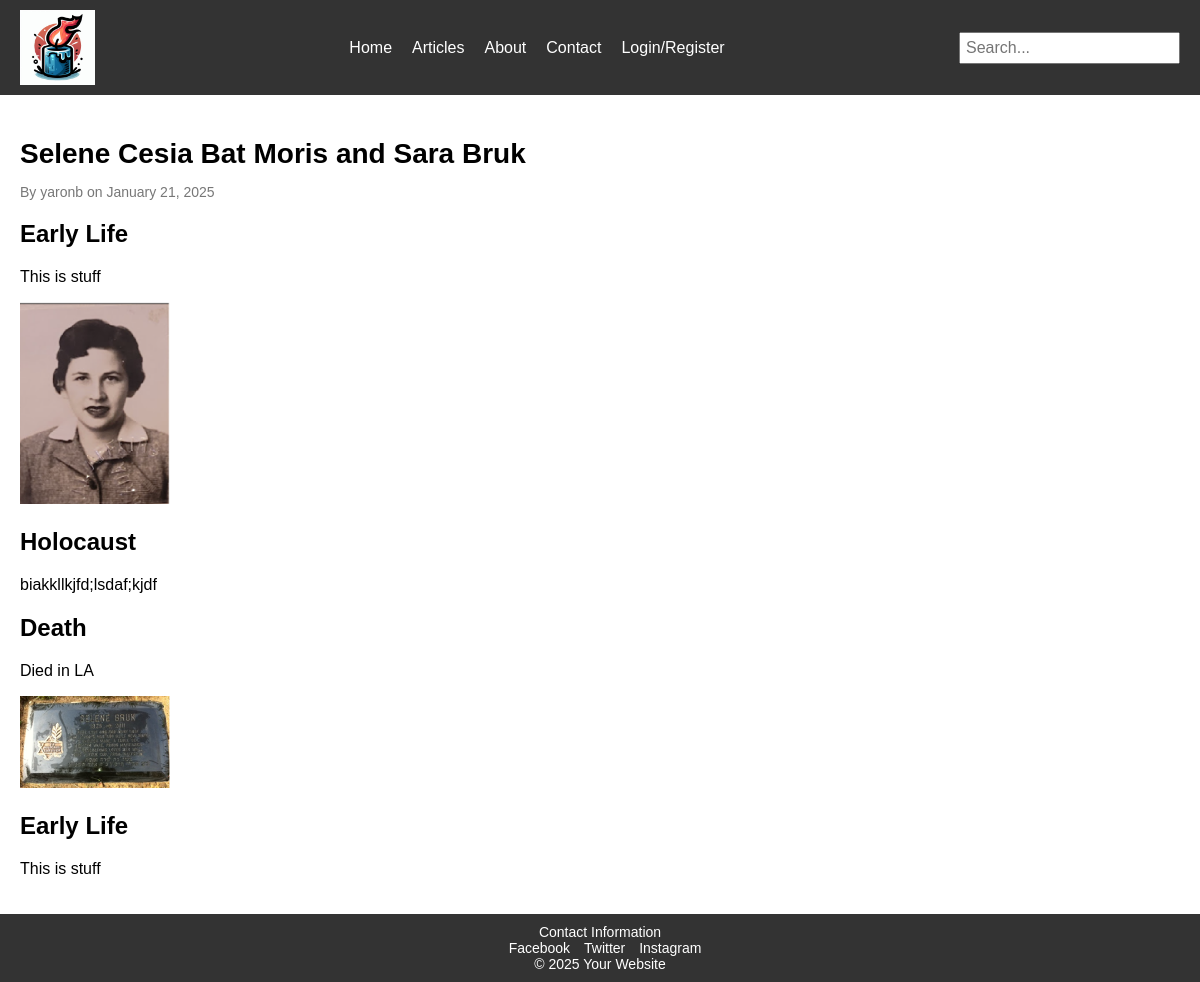
The app's page /article/1 with its own data.
### app/models.py (models this page shows, shortened)
class Post(db.Model):
    id = db.Column(db.Integer, primary_key=True)
    title = db.Column(db.String(140), nullable=False)
    publication_date = db.Column(db.DateTime, default=datetime.utcnow)
    user_id = db.Column(db.Integer, db.ForeignKey('user.id'), nullable=False)
    gregorian_death_date = db.Column(db.Date, nullable=False)
    hebrew_year = db.Column(db.Integer, nullable=False)
    hebrew_month = db.Column(db.Integer, nullable=False)
    hebrew_day = db.Column(db.Integer, nullable=False)
    family_id = db.Column(db.Integer, db.ForeignKey('family.id'), nullable=False)
    comments = db.relationship('Comment', backref='post', lazy=True)
    milestones = db.relationship('Milestone', backref='post', lazy=True, cascade="all, delete-orphan")  # New relationship

class User(UserMixin, db.Model):
    id = db.Column(db.Integer, primary_key=True)
    username = db.Column(db.String(64), unique=True, nullable=False)
    email = db.Column(db.String(120), unique=True, nullable=False)
    password_hash = db.Column(db.String(128))
    joined_at = db.Column(db.DateTime, default=datetime.utcnow)
    role = db.Column(db.String(64), default='user', nullable=False)
    posts = db.relationship('Post', backref='author', lazy=True)
    comments = db.relationship('Comment', backref='author', lazy=True)

class Milestone(db.Model):
    id = db.Column(db.Integer, primary_key=True)
    title = db.Column(db.String(140), nullable=False)
    content = db.Column(db.Text, nullable=False)
    image_path = db.Column(db.String(120))
    post_id = db.Column(db.Integer, db.ForeignKey('post.id'), nullable=False)

### app/main/routes.py (the view)
@main.route('/article/<int:post_id>')
def article(post_id):
    post = Post.query.get_or_404(post_id)
    return render_template('article.html', post=post)

### app/main/templates/article.html (shortened to what this page needs)
{% extends "layout.html" %}
{% block content %}
<article>
    <h1>{{ post.title }}</h1>
    <p class="author-date">By {{ post.author.username }} on {{ post.publication_date.strftime('%B %d, %Y') }}</p>
    {% for milestone in post.milestones %}
    <section>
        <h2>{{ milestone.title }}</h2>
        <p>{{ milestone.content }}</p>
        {% if milestone.image_path %}
        <img src="{{ url_for('static', filename=milestone.image_path) }}" alt="{{ milestone.title }}" class="thumbnail" onclick="openModal('{{ url_for('static', filename=milestone.image_path) }}')">
        {% endif %}
    </section>
    {% endfor %}
</article>
{% endblock %}

### app/main/templates/layout.html (shortened to what this page needs)
<!DOCTYPE html>
<html lang="en">
<head>
    <link rel="stylesheet" href="{{ url_for('static', filename='css/styles.css') }}">
</head>
<body>
    <header>
        <img src="{{ url_for('static', filename='images/candlelogo.png') }}" alt="Yizkor Logo" style="width:75px; height:auto;">
        <nav>
            <ul>
                <li><a href="{{ url_for('main.index') }}">Home</a></li>
                <li class="dropdown">
                    <a href="{{ url_for('main.articles') }}">Articles</a>
                </li>
                <li><a href="{{ url_for('main.about') }}">About</a></li>
                <li><a href="{{ url_for('main.contact') }}">Contact</a></li>
                <li class="dropdown">
                    <a href="#">Login/Register</a>
                </li>
            </ul>
        </nav>
        <div class="search-bar">
            <input type="text" placeholder="Search...">
        </div>
    </header>
    <main>
        {% block content %}{% endblock %}
    </main>
    <footer>
        <div class="contact">Contact Information</div>
        <div class="social-media">
            <a href="#">Facebook</a>
            <a href="#">Twitter</a>
            <a href="#">Instagram</a>
        </div>
        <div class="copyright">© 2025 Your Website</div>
    </footer>
</body>
</html>

### app/static/css/styles.css (style rules this page uses)
body { display: flex; flex-direction: column; min-height: 100vh; margin: 0; font-family: Arial, sans-serif; }
header { display: flex; justify-content: space-between; align-items: center; padding: 10px 20px; background-color: #333; color: white; }
nav ul { list-style: none; margin: 0; padding: 0; display: flex; }
nav ul li { margin-left: 20px; }
nav ul li a { color: white; text-decoration: none; font-size: 16px; }
.search-bar input { padding: 5px; font-size: 16px; }
main { flex: 1; padding: 20px; }
article { flex: 2; padding-right: 20px; }
article h1 { font-size: 28px; margin-bottom: 10px; }
article .author-date { color: #777; font-size: 14px; margin-bottom: 20px; }
footer { padding: 10px 20px; background-color: #333; color: white; text-align: center; margin-top: auto; }
footer .contact, footer .social-media, footer .copyright { font-size: 14px; }
footer .social-media a { margin-left: 10px; color: white; text-decoration: none; }
.thumbnail { max-width: 150px; cursor: pointer; }

### records on screen
Post: title "Selene Cesia Bat Moris and Sara Bruk", publication_date "January 21, 2025"
User: author.username "yaronb"
Milestone: title "Early Life", content "This is stuff", image_path (picture)
Milestone: title "Holocaust", content "biakkllkjfd;lsdaf;kjdf"
Milestone: title "Death", content "Died in LA", image_path (picture)
Milestone: title "Early Life", content "This is stuff"
